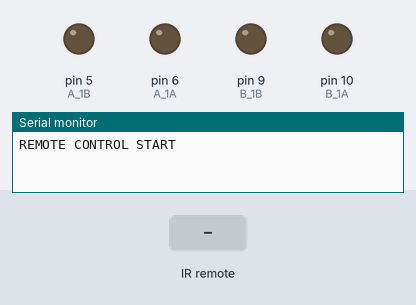
Recording of a sketch running on a simulated Arduino Uno, built with avr-gcc and run on an emulated ATmega328P. On the bench: output pins drawn as LEDs (lit = HIGH), the last lines printed to the serial monitor. Inputs (shaded band) come from the test bench.

Above: at 1.2 s.
1.3 s: infrared code 0xC received
At 1.6 s:
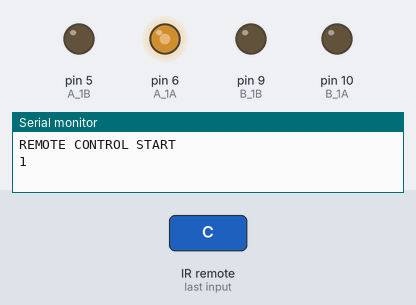
3.3 s: infrared code 0x18 received
At 4.4 s:
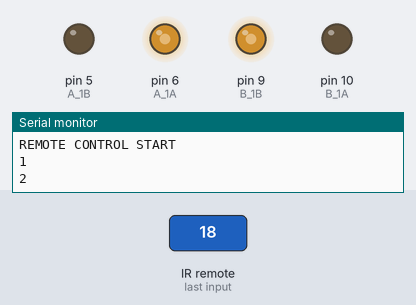
6.3 s: infrared code 0x5E received
At 6.6 s:
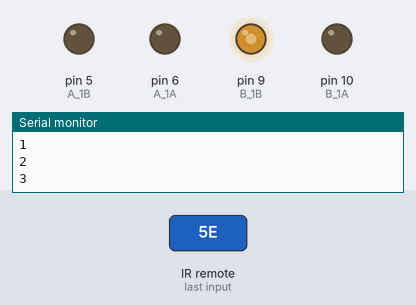
8.3 s: infrared code 0x8 received
At 8.7 s:
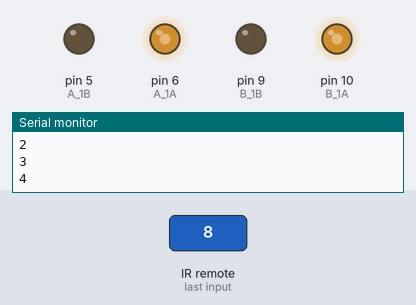
10.3 s: infrared code 0x5A received
At 10.7 s:
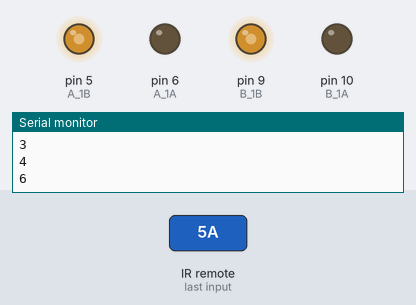
12.3 s: infrared code 0x42 received
At 12.7 s:
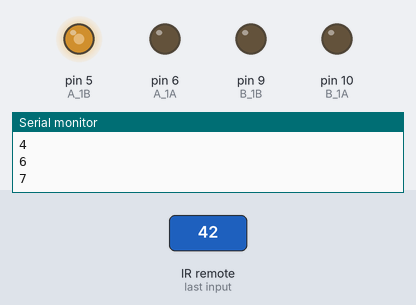
Timing chart, 0 to 15.3 s (numbered marks = the images above; inputs shaded):
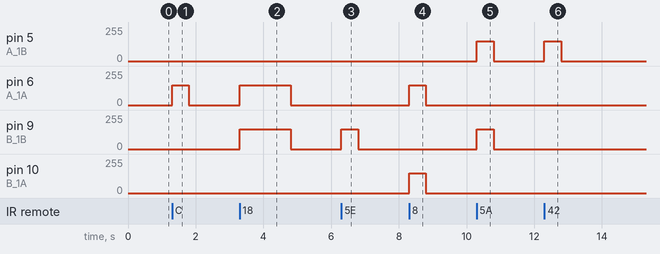

The sketch:

car_09_remote.ino
```cpp
#include <IRremote.h>

const int IR_RECEIVE_PIN = 12;  // Define the pin number for the IR Sensor

const int A_1B = 5;
const int A_1A = 6;
const int B_1B = 9;
const int B_1A = 10;


int speed = 150;

void setup() {
  Serial.begin(9600);

  //motor
  pinMode(A_1B, OUTPUT);
  pinMode(A_1A, OUTPUT);
  pinMode(B_1B, OUTPUT);
  pinMode(B_1A, OUTPUT);

  //IR remote
  IrReceiver.begin(IR_RECEIVE_PIN, ENABLE_LED_FEEDBACK);  // Start the IR receiver // Start the receiver
  Serial.println("REMOTE CONTROL START");

}

void loop() {

  if (IrReceiver.decode()) {
    //    Serial.println(results.value,HEX);
    String key = decodeKeyValue(IrReceiver.decodedIRData.command);
    if (key != "ERROR") {
      Serial.println(key);

      if (key == "+") {
        speed += 50;
      } else if (key == "-") {
        speed -= 50;
      } else if (key == "2") {
        moveForward(speed);
        delay(1000);
      } else if (key == "1") {
        moveLeft(speed);
      } else if (key == "3") {
        moveRight(speed);
      } else if (key == "4") {
        turnLeft(speed);
      } else if (key == "6") {
        turnRight(speed);
      } else if (key == "7") {
        backLeft(speed);
      } else if (key == "9") {
        backRight(speed);
      } else if (key == "8") {
        moveBackward(speed);
        delay(1000);
      }

      if (speed >= 255) {
        speed = 255;
      }
      if (speed <= 0) {
        speed = 0;
      }
      delay(500);
      stopMove();
    }

    IrReceiver.resume();  // Enable receiving of the next value
  }
}

void moveForward(int speed) {
  analogWrite(A_1B, 0);
  analogWrite(A_1A, speed);
  analogWrite(B_1B, speed);
  analogWrite(B_1A, 0);
}

void moveBackward(int speed) {
  analogWrite(A_1B, speed);
  analogWrite(A_1A, 0);
  analogWrite(B_1B, 0);
  analogWrite(B_1A, speed);
}

void turnRight(int speed) {
  analogWrite(A_1B, speed);
  analogWrite(A_1A, 0);
  analogWrite(B_1B, speed);
  analogWrite(B_1A, 0);
}

void turnLeft(int speed) {
  analogWrite(A_1B, 0);
  analogWrite(A_1A, speed);
  analogWrite(B_1B, 0);
  analogWrite(B_1A, speed);
}

void moveLeft(int speed) {
  analogWrite(A_1B, 0);
  analogWrite(A_1A, speed);
  analogWrite(B_1B, 0);
  analogWrite(B_1A, 0);
}

void moveRight(int speed) {
  analogWrite(A_1B, 0);
  analogWrite(A_1A, 0);
  analogWrite(B_1B, speed);
  analogWrite(B_1A, 0);
}

void backLeft(int speed) {
  analogWrite(A_1B, speed);
  analogWrite(A_1A, 0);
  analogWrite(B_1B, 0);
  analogWrite(B_1A, 0);
}

void backRight(int speed) {
  analogWrite(A_1B, 0);
  analogWrite(A_1A, 0);
  analogWrite(B_1B, 0);
  analogWrite(B_1A, speed);
}

void stopMove() {
  analogWrite(A_1B, 0);
  analogWrite(A_1A, 0);
  analogWrite(B_1B, 0);
  analogWrite(B_1A, 0);
}


String decodeKeyValue(long result)
{
  switch(result){
    case 0x16:
      return "0";
    case 0xC:
      return "1";
    case 0x18:
      return "2";
    case 0x5E:
      return "3";
    case 0x8:
      return "4";
    case 0x1C:
      return "5";
    case 0x5A:
      return "6";
    case 0x42:
      return "7";
    case 0x52:
      return "8";
    case 0x4A:
      return "9";
    case 0x9:
      return "+";
    case 0x15:
      return "-";
    case 0x7:
      return "EQ";
    case 0xD:
      return "U/SD";
    case 0x19:
      return "CYCLE";
    case 0x44:
      return "PLAY/PAUSE";
    case 0x43:
      return "FORWARD";
    case 0x40:
      return "BACKWARD";
    case 0x45:
      return "POWER";
    case 0x47:
      return "MUTE";
    case 0x46:
      return "MODE";
    case 0x0:
      return "ERROR";
    default :
      return "ERROR";
    }
}
```

Measured:
- after the input at 1.3 s, pin 6 (A_1A): 0/255 → 150/255 at once, → 0/255 0.50 s later
- after the input at 3.3 s, pin 6 (A_1A), pin 9 (B_1B): 0/255 → 150/255 at once, → 0/255 1.5 s later
- after the input at 6.3 s, pin 9 (B_1B): 0/255 → 150/255 at once, → 0/255 0.50 s later
- after the input at 8.3 s, pin 6 (A_1A), pin 10 (B_1A): 0/255 → 150/255 at once, → 0/255 0.50 s later
- after the input at 10.3 s, pin 5 (A_1B), pin 9 (B_1B): 0/255 → 150/255 at once, → 0/255 0.50 s later
- after the input at 12.3 s, pin 5 (A_1B): 0/255 → 150/255 at once, → 0/255 0.50 s later
